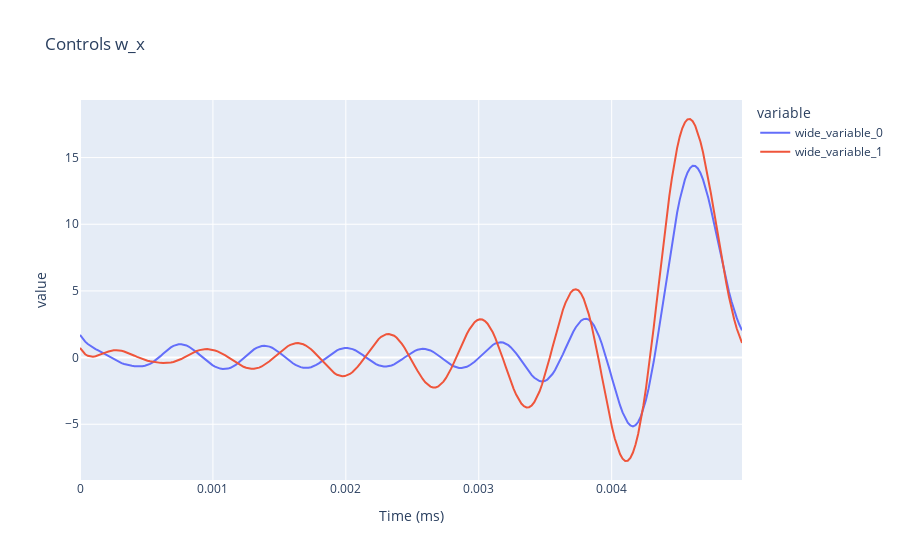
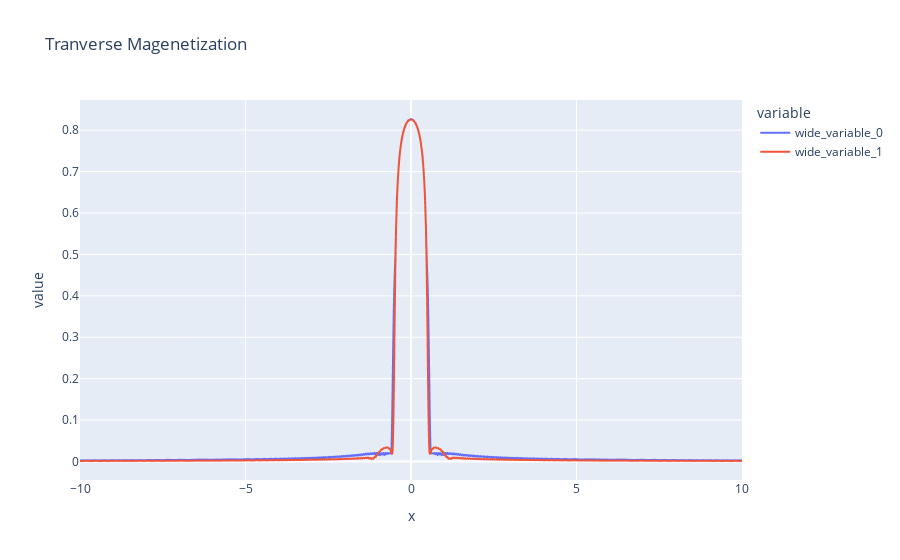
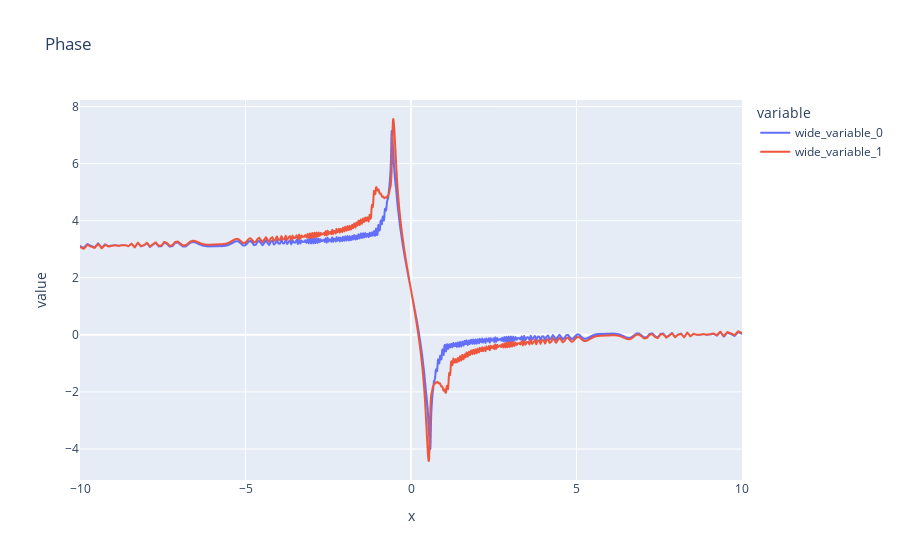

Notebook cell for these charts, in order:
### Markdown cell above
# Analysis

### Code cell
analysis_parameters = copy.deepcopy(optim_parameters)

analysis_parameters['geometry'].halfPos             = False
analysis_parameters['geometry'].max_stopBand_mm      = 10
analysis_parameters['geometry'].nb_stopBand          = 500
analysis_parameters['geometry'].nb_transBand        = 50

oc_analysis     = COPT.OC(optim_parameters=analysis_parameters, population_list=population_list, control_fields=optimized_control_fields)
oc_analysis_slr = COPT.OC(optim_parameters=analysis_parameters, population_list=population_list, control_fields=initial_control_fields)



oc_analysis.export_tempcontrol_uT(optimized_control_fields, sol_folder)
oc_analysis_slr.export_tempcontrol_uT(initial_control_fields, sol_folder+'/SLR')

oc_analysis.export_final_transverseMagn(sol_folder)
oc_analysis_slr.export_final_transverseMagn(sol_folder+'/SLR')

t, rf_oc = optimized_control_fields['w1x'].plot_tempControl(plot=False)
df_analysis = Analysis.plot_final_magn(oc_analysis.isoList,plot=False,export=True,folder=sol_folder)


t, rf_slr = initial_control_fields['w1x'].plot_tempControl(plot=False)
df_slr = Analysis.plot_final_magn(oc_analysis_slr.isoList,plot=False,export=True,folder=sol_folder+'/SLR')


fig_rf = px.line(x=t, y=[rf_oc, rf_slr], labels={'x':"Time (ms)", 'y':"(µt)"},title='Controls w_x')
fig_m = px.line(x=df_analysis['Position (mm)'], y=[df_analysis['Transverse magn.'], df_slr['Transverse magn.']],title='Tranverse Magenetization')
fig_p = px.line(x=df_analysis['Position (mm)'], y=[df_analysis['Phase (rad)'], df_slr['Phase (rad)']],title='Phase')

fig_rf.show()
fig_m.show()
fig_p.show()

### Figure 1 — Plotly figure (JSON) as saved in the notebook; plotly's stock layout.template omitted (floating-point values rounded to 4 significant figures; data arrays with more than 128 entries replaced by an {"elided": "..."} marker saying what was removed)
{"data": [{"hovertemplate": "variable=wide_variable_0<br>Time (ms)=%{x}<br>value=%{y}<extra></extra>", "legendgroup": "wide_variable_0", "line": {"color": "#636efa", "dash": "solid"}, "marker": {"symbol": "circle"}, "mode": "lines", "name": "wide_variable_0", "orientation": "v", "showlegend": true, "type": "scatter", "x": {"elided": "256 float values"}, "xaxis": "x", "y": {"elided": "256 float values"}, "yaxis": "y"}, {"hovertemplate": "variable=wide_variable_1<br>Time (ms)=%{x}<br>value=%{y}<extra></extra>", "legendgroup": "wide_variable_1", "line": {"color": "#EF553B", "dash": "solid"}, "marker": {"symbol": "circle"}, "mode": "lines", "name": "wide_variable_1", "orientation": "v", "showlegend": true, "type": "scatter", "x": {"elided": "256 float values"}, "xaxis": "x", "y": {"elided": "256 float values"}, "yaxis": "y"}], "layout": {"legend": {"title": {"text": "variable"}, "tracegroupgap": 0}, "title": {"text": "Controls w_x"}, "xaxis": {"anchor": "y", "domain": [0, 1], "title": {"text": "Time (ms)"}}, "yaxis": {"anchor": "x", "domain": [0, 1], "title": {"text": "value"}}}}

### Figure 2 — Plotly figure (JSON) as saved in the notebook; plotly's stock layout.template omitted (floating-point values rounded to 4 significant figures; data arrays with more than 128 entries replaced by an {"elided": "..."} marker saying what was removed)
{"data": [{"hovertemplate": "variable=wide_variable_0<br>x=%{x}<br>value=%{y}<extra></extra>", "legendgroup": "wide_variable_0", "line": {"color": "#636efa", "dash": "solid"}, "marker": {"symbol": "circle"}, "mode": "lines", "name": "wide_variable_0", "showlegend": true, "type": "scattergl", "x": {"elided": "587 float values"}, "xaxis": "x", "y": {"elided": "587 float values"}, "yaxis": "y"}, {"hovertemplate": "variable=wide_variable_1<br>x=%{x}<br>value=%{y}<extra></extra>", "legendgroup": "wide_variable_1", "line": {"color": "#EF553B", "dash": "solid"}, "marker": {"symbol": "circle"}, "mode": "lines", "name": "wide_variable_1", "showlegend": true, "type": "scattergl", "x": {"elided": "587 float values"}, "xaxis": "x", "y": {"elided": "587 float values"}, "yaxis": "y"}], "layout": {"legend": {"title": {"text": "variable"}, "tracegroupgap": 0}, "title": {"text": "Tranverse Magenetization"}, "xaxis": {"anchor": "y", "domain": [0, 1], "title": {"text": "x"}}, "yaxis": {"anchor": "x", "domain": [0, 1], "title": {"text": "value"}}}}

### Figure 3 — Plotly figure (JSON) as saved in the notebook; plotly's stock layout.template omitted (floating-point values rounded to 4 significant figures; data arrays with more than 128 entries replaced by an {"elided": "..."} marker saying what was removed)
{"data": [{"hovertemplate": "variable=wide_variable_0<br>x=%{x}<br>value=%{y}<extra></extra>", "legendgroup": "wide_variable_0", "line": {"color": "#636efa", "dash": "solid"}, "marker": {"symbol": "circle"}, "mode": "lines", "name": "wide_variable_0", "showlegend": true, "type": "scattergl", "x": {"elided": "587 float values"}, "xaxis": "x", "y": {"elided": "587 float values"}, "yaxis": "y"}, {"hovertemplate": "variable=wide_variable_1<br>x=%{x}<br>value=%{y}<extra></extra>", "legendgroup": "wide_variable_1", "line": {"color": "#EF553B", "dash": "solid"}, "marker": {"symbol": "circle"}, "mode": "lines", "name": "wide_variable_1", "showlegend": true, "type": "scattergl", "x": {"elided": "587 float values"}, "xaxis": "x", "y": {"elided": "587 float values"}, "yaxis": "y"}], "layout": {"legend": {"title": {"text": "variable"}, "tracegroupgap": 0}, "title": {"text": "Phase"}, "xaxis": {"anchor": "y", "domain": [0, 1], "title": {"text": "x"}}, "yaxis": {"anchor": "x", "domain": [0, 1], "title": {"text": "value"}}}}
